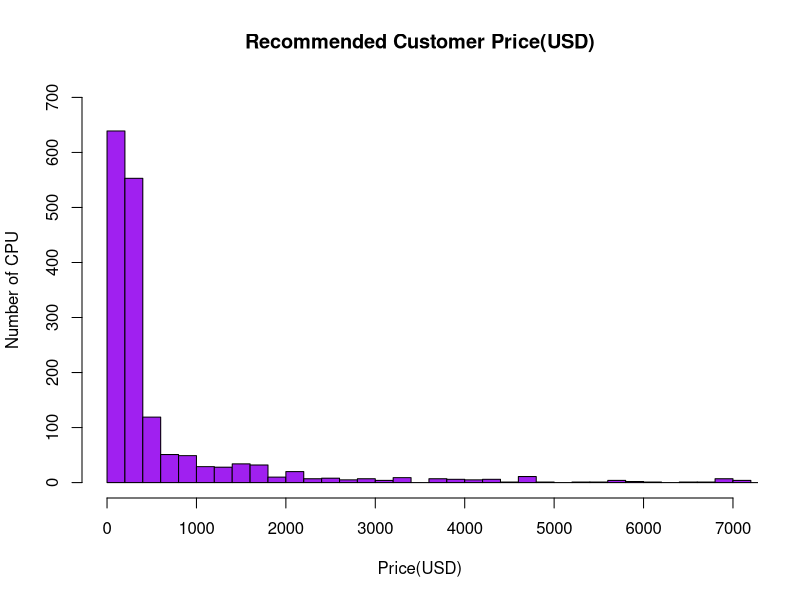
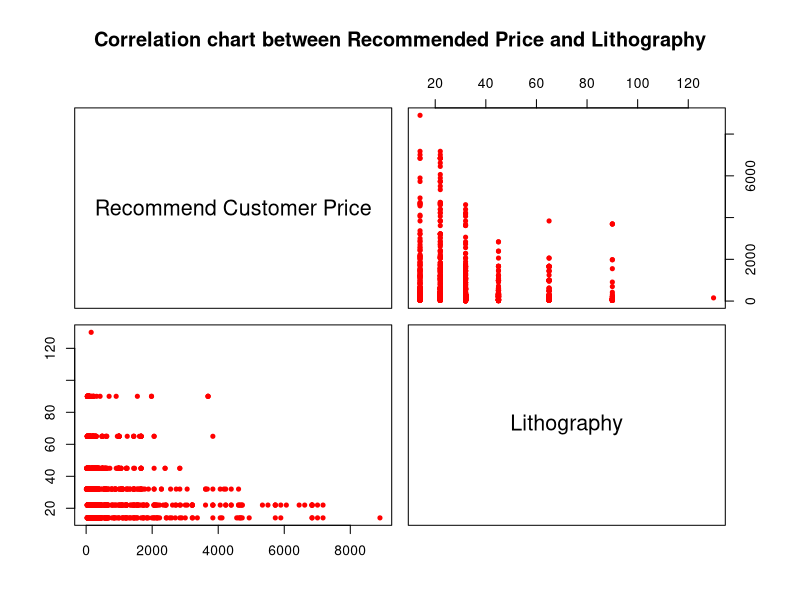
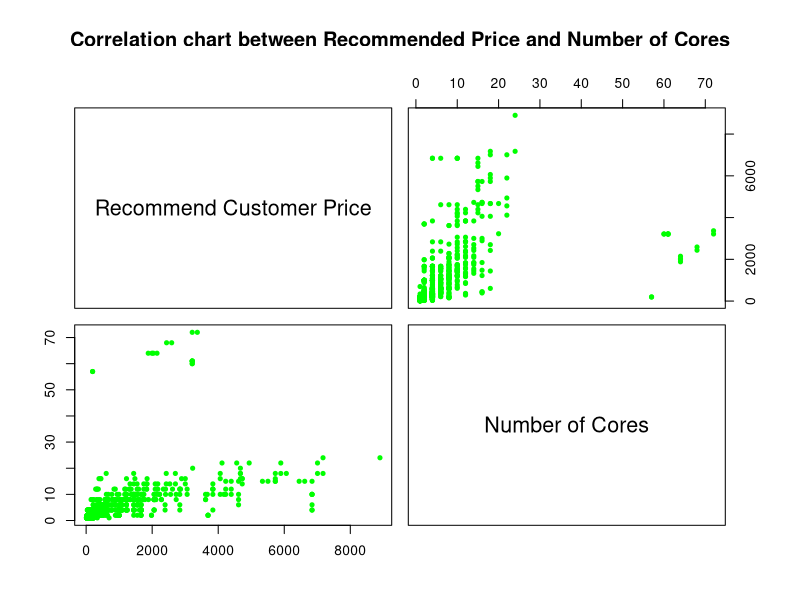
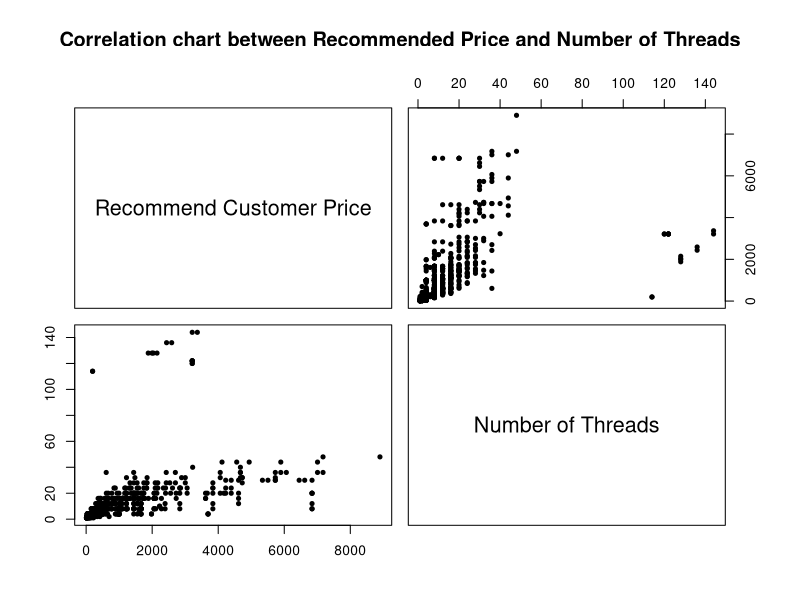
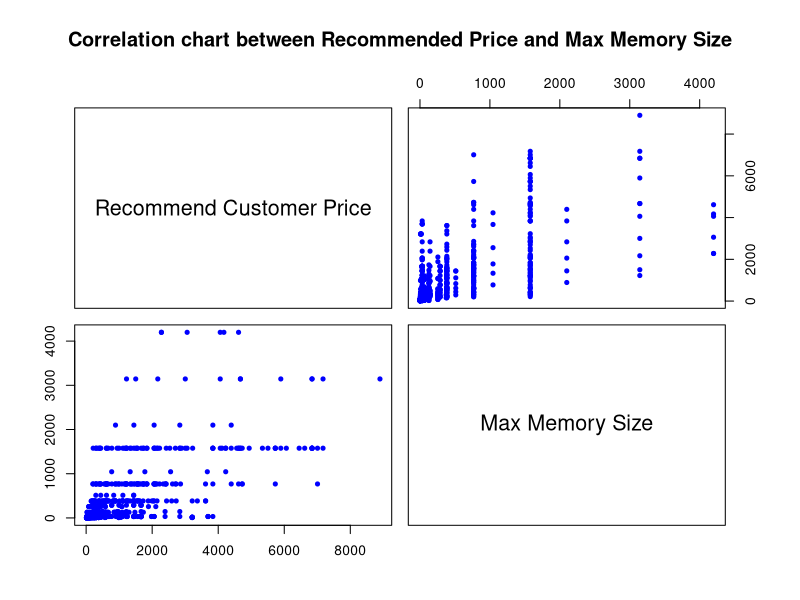
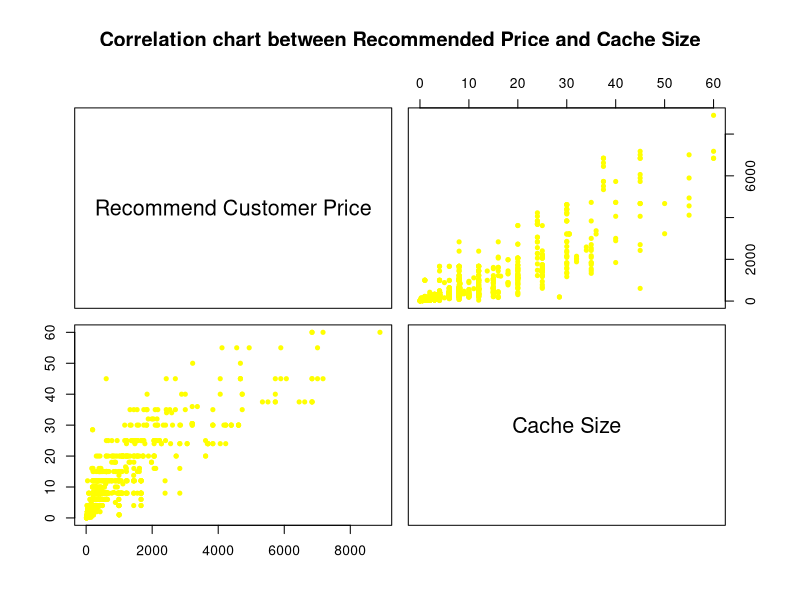
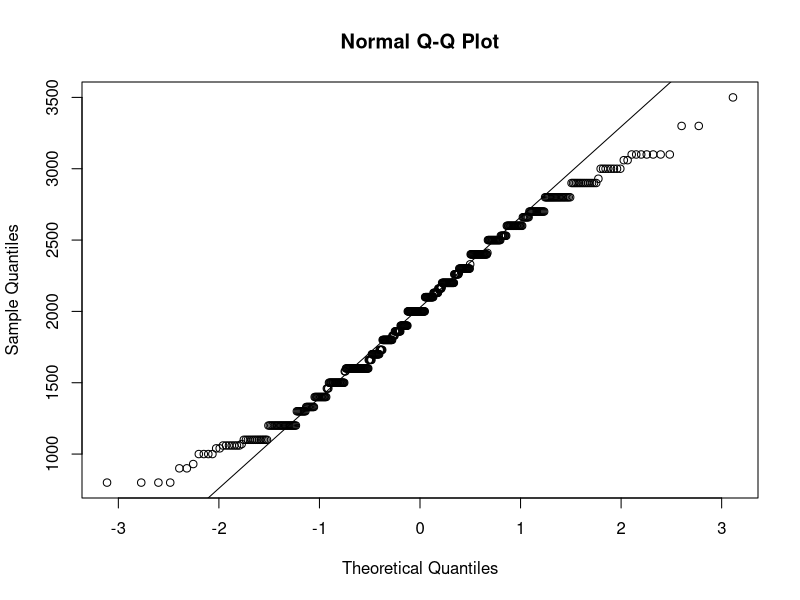
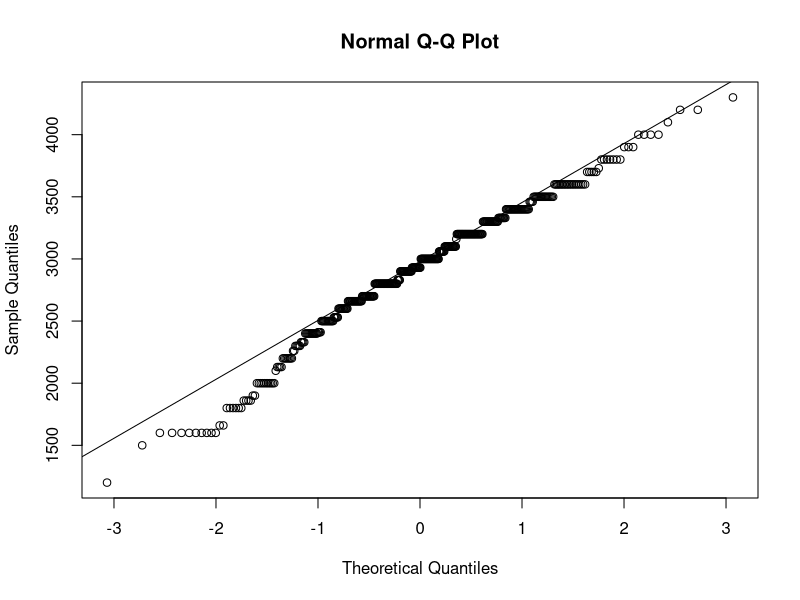

R code for these plots, in order:
# Import needed library
library(datasets)
library(graphics)
library(dplyr)
library(tidyr)
library(zoo)

# Necessary helper function
#-------------------------------
# Function convert TB to GB (1 TB = 1024 GB)
convertToGB <- function(number) {
  if(grepl('G', number)) {
    return(as.double(gsub(" GB","",number)))
  }
  return(as.double(gsub(" TB","",number)) * 1024)
}
# Function convert GHz to MHz (1 GHz = 1000 MHz)
convertToMHz <- function(number) {
  if(grepl('M', number)) {
    return(as.double(gsub(" MHz","",number)))
  }
  return(as.double(gsub(" GHz","",number)) * 1000)
}
# Function convert KB to MB (1 KB = 1/1024 MB)
convertToMB <- function(number) {
  if(grepl('M', number)) {
    return(as.double(gsub(" M","",number)))
  }
  return(as.double(gsub(" K","",number)) / 1024)
}
# Function to convert range of price to the average
average_price <- function(price) {
  if(grepl('-', price)) {
    number <- strsplit(price, "-")[[1]]
    return((as.double(number[1]) + as.double(number[2])) / 2)
  }
  return (price)
}
#-------------------------------

# Data from file Intel_CPUs.csv
#-------------------------------
# Read the data from file Intel_CPUs.csv, change the blank data and N/A to NA 
IntelCPU = read.csv("Intel_CPUs.csv", na.strings = c("", "N/A"))
# Choose the data columns which will be used
dataCPU = IntelCPU[,c("Product_Collection", "Vertical_Segment", "Processor_Number", "Status", "Launch_Date", "Lithography",
                      "nb_of_Cores", "nb_of_Threads", "Processor_Base_Frequency", "Cache", "TDP", "Max_Memory_Size",
                      "Max_Memory_Bandwidth", "Graphics_Base_Frequency", "Graphics_Max_Dynamic_Frequency", "Instruction_Set", "Recommended_Customer_Price")]
# Print summary of CPU data
print(summary(dataCPU))
# For each field, count number of NA data
print(apply(is.na(dataCPU), 2, sum))

# For each field, count rate of NA data
print(apply(is.na(dataCPU), 2, mean))

# There are so many missing data, so we will remove all data which have "NA" that we cannot predicted and data that have less than 10% miss
dataCPU <- dataCPU[complete.cases(dataCPU$TDP),]
dataCPU <- dataCPU[complete.cases(dataCPU$Processor_Base_Frequency),]
dataCPU <- dataCPU[complete.cases(dataCPU$Launch_Date),]
dataCPU <- dataCPU[complete.cases(dataCPU$Lithography),]
dataCPU <- dataCPU[complete.cases(dataCPU$Cache),]
dataCPU <- dataCPU[complete.cases(dataCPU$Processor_Number),]
dataCPU <- dataCPU[complete.cases(dataCPU$Instruction_Set),]

dataCPU$Lithography <- gsub("nm", "", dataCPU$Lithography)
dataCPU$Lithography <- as.integer(dataCPU$Lithography)
colnames(dataCPU)[6] = "Lithography(nm)"

# Convert "Launch_Date" to year
dataCPU$Launch_Date <- substr(dataCPU$Launch_Date, nchar(dataCPU$Launch_Date) - 1, nchar(dataCPU$Launch_Date))
dataCPU$Launch_Date <- as.integer(dataCPU$Launch_Date)
dataCPU$Launch_Date = 2000 + dataCPU$Launch_Date

# Change the frequency from GHz to MHz
dataCPU$Processor_Base_Frequency <- sapply(dataCPU$Processor_Base_Frequency, convertToMHz)
colnames(dataCPU)[9] = "Processor_Base_Frequency(MHz)"

# Split "Cache" to 2 column "Cache_Size" and "Type_Of_Cache"
dataCPU <- separate(dataCPU, Cache, into = c("Cache_Size(MB)","Type_Of_Cache"), sep="B")
dataCPU$`Cache_Size(MB)` <- sapply(dataCPU$`Cache_Size(MB)`, convertToMB)
dataCPU$Type_Of_Cache <- ifelse(dataCPU$Type_Of_Cache == "", "Original", sub(" ","",dataCPU$Type_Of_Cache))

dataCPU$TDP <- gsub("W", "", dataCPU$TDP)
dataCPU$TDP <- as.double(dataCPU$TDP)
colnames(dataCPU)[12] = "TDP(Watts)"

# Change the memory size from TB to GB
dataCPU$Max_Memory_Size <- sapply(dataCPU$Max_Memory_Size, convertToGB)
colnames(dataCPU)[13] = "Max_Memory_Size(GB)"

# Convert data of "Max_Memory_Bandwidth" from string to number
dataCPU$Max_Memory_Bandwidth <- gsub("GB/s", "", dataCPU$Max_Memory_Bandwidth)
dataCPU$Max_Memory_Bandwidth <- as.double(dataCPU$Max_Memory_Bandwidth)
colnames(dataCPU)[14] = "Max_Memory_Bandwidth(GB/s)"

# Change unit of "Graphics_Base_Frequency" to MHz, convert from string to number
dataCPU$Graphics_Base_Frequency <- sapply(dataCPU$Graphics_Base_Frequency, convertToMHz)
colnames(dataCPU)[15] = "Graphics_Base_Frequency(MHz)"

# Change unit of "Graphics_Max_Dynamic_Frequency" to MHz, convert from string to number
dataCPU$Graphics_Max_Dynamic_Frequency <- sapply(dataCPU$Graphics_Max_Dynamic_Frequency, convertToMHz)
colnames(dataCPU)[16] = "Graphics_Max_Dynamic_Frequency(MHz)"

dataCPU$Instruction_Set <- ifelse(dataCPU$Instruction_Set == "32-bit", "32-bit", "64-bit")

dataCPU$Recommended_Customer_Price <- gsub("\\$", "", dataCPU$Recommended_Customer_Price) 
dataCPU$Recommended_Customer_Price <- gsub(",", "", dataCPU$Recommended_Customer_Price)
dataCPU$Recommended_Customer_Price <- sapply(dataCPU$Recommended_Customer_Price, average_price) 
dataCPU$Recommended_Customer_Price <- as.double(dataCPU$Recommended_Customer_Price)
colnames(dataCPU)[18] = "Recommended_Customer_Price(USD)"

# Fill NA in "nb_of_Threads" with 2 times "nb_of_Cores" because usually, 1 core has 2 threads
dataCPU$nb_of_Threads <- ifelse(is.na(dataCPU$nb_of_Threads), dataCPU$nb_of_Cores * 2, dataCPU$nb_of_Threads)

# Fill NA in "Max_Memory_Size(GB)" with median
dataCPU$`Max_Memory_Size(GB)`[is.na(dataCPU$`Max_Memory_Size(GB)`)] <- median(dataCPU$`Max_Memory_Size(GB)`, na.rm = TRUE)

# Fill NA in "Max_Memory_Bandwidth(GB/s)" with median
dataCPU$`Max_Memory_Bandwidth(GB/s)`[is.na(dataCPU$`Max_Memory_Bandwidth(GB/s)`)] <- median(dataCPU$`Max_Memory_Bandwidth(GB/s)`, na.rm = TRUE)

# Fill NA in "Graphics_Base_Frequency(MHz)" with median
dataCPU$`Graphics_Base_Frequency(MHz)`[is.na(dataCPU$`Graphics_Base_Frequency(MHz)`)] <- median(dataCPU$`Graphics_Base_Frequency(MHz)`, na.rm = TRUE)

# Fill NA in "Graphics_Max_Dynamic_Frequency(MHz)" with median
dataCPU$`Graphics_Max_Dynamic_Frequency(MHz)`[is.na(dataCPU$`Graphics_Max_Dynamic_Frequency(MHz)`)] <- median(dataCPU$`Graphics_Max_Dynamic_Frequency(MHz)`, na.rm = TRUE)

# Fill NA in "Recommended_Customer_Price(USD)" according to the Product_Collection, then Vertical_Segment
dataCPU <- dataCPU %>% group_by(Product_Collection) %>% fill(`Recommended_Customer_Price(USD)`, .direction = "updown")
dataCPU <- dataCPU %>% group_by(Vertical_Segment) %>% fill(`Recommended_Customer_Price(USD)`, .direction = "updown")

# Check to make sure that there is no other NA data
print(apply(is.na(dataCPU), 2, sum))

# Create "dataNumeric" from dataCPU which only have numeric data
dataNumeric <- subset(dataCPU, select = -c(Product_Collection, Vertical_Segment, Processor_Number, Status, Type_Of_Cache, Instruction_Set))

average <- apply(dataNumeric, 2, mean)
variance <- apply(dataNumeric, 2, var)
std_deviation <- apply(dataNumeric, 2, sd)
min_value <- apply(dataNumeric, 2, min)
q1 <- apply(dataNumeric, 2, quantile, probs = 0.25)
med <- apply(dataNumeric, 2, median)
q3 <- apply(dataNumeric, 2, quantile, probs = 0.75)
max_value <- apply(dataNumeric, 2, max)

data.frame(average, variance, std_deviation, min_value, q1, med, q3, max_value)

print(length(dataCPU$Product_Collection))
table(dataCPU$Product_Collection)

table(dataCPU$Vertical_Segment)

print(length(dataCPU$Processor_Number))
print(length(unique(dataCPU$Processor_Number)))

table(dataCPU$Status)

table(dataCPU$Type_Of_Cache)

table(dataCPU$Instruction_Set)

hist(dataCPU$`Recommended_Customer_Price(USD)`, main = "Recommended Customer Price(USD)", xlab = "Price(USD)", ylab = "Number of CPU", 
     col = "purple", border = "black", xlim = c(0, 7000), ylim = c(0, 700), breaks = 50)

pairs(dataCPU$`Recommended_Customer_Price(USD)` ~ dataCPU$`Lithography(nm)`, col = "red", pch = 20, labels = c("Recommend Customer Price", "Lithography"), 
      main = "Correlation chart between Recommended Price and Lithography")

pairs(dataCPU$`Recommended_Customer_Price(USD)` ~ dataCPU$nb_of_Cores, col = "green", pch = 20, labels = c("Recommend Customer Price", "Number of Cores"), 
      main = "Correlation chart between Recommended Price and Number of Cores")

pairs(dataCPU$`Recommended_Customer_Price(USD)` ~ dataCPU$nb_of_Threads, col = "black", pch = 20, labels = c("Recommend Customer Price", "Number of Threads"), 
      main = "Correlation chart between Recommended Price and Number of Threads")

pairs(dataCPU$`Recommended_Customer_Price(USD)` ~ dataCPU$`Max_Memory_Size(GB)`, col = "blue", pch = 20, labels = c("Recommend Customer Price", "Max Memory Size"), 
      main = "Correlation chart between Recommended Price and Max Memory Size")

pairs(dataCPU$`Recommended_Customer_Price(USD)` ~ dataCPU$`Cache_Size(MB)`, col = "yellow", pch = 20, labels = c("Recommend Customer Price", "Cache Size"), 
      main = "Correlation chart between Recommended Price and Cache Size")

# ---------------- ANOVA ----------------
if (!require(nortest)) install.packages("nortest")
library(nortest)

if (!require(car)) install.packages("car")
library(car)

# Test 1: Normality of residuals for Mobile CPUs
mobileCPU <- subset(dataCPU, dataCPU$Vertical_Segment == "Mobile")
qqnorm(mobileCPU$`Processor_Base_Frequency(MHz)`)
qqline(mobileCPU$`Processor_Base_Frequency(MHz)`)
print(shapiro.test(mobileCPU$`Processor_Base_Frequency(MHz)`))

# Test 1: Normality of residuals for Desktop CPUs
desktopCPU <- subset(dataCPU, dataCPU$Vertical_Segment == "Desktop")
qqnorm(desktopCPU$`Processor_Base_Frequency(MHz)`)
qqline(desktopCPU$`Processor_Base_Frequency(MHz)`)
print(shapiro.test(desktopCPU$`Processor_Base_Frequency(MHz)`))

# Test 1: Normality of residuals for Server CPUs
serverCPU <- subset(dataCPU, dataCPU$Vertical_Segment == "Server")
qqnorm(serverCPU$`Processor_Base_Frequency(MHz)`)
qqline(serverCPU$`Processor_Base_Frequency(MHz)`)
print(shapiro.test(serverCPU$`Processor_Base_Frequency(MHz)`))

# Test 1: Normality of residuals for Embedded CPUs
embeddedCPU <- subset(dataCPU, dataCPU$Vertical_Segment == "Embedded")
qqnorm(embeddedCPU$`Processor_Base_Frequency(MHz)`)
qqline(embeddedCPU$`Processor_Base_Frequency(MHz)`)
print(shapiro.test(embeddedCPU$`Processor_Base_Frequency(MHz)`))

# Test 2: Homogeneity of variances
levent_test <- leveneTest(dataCPU$`Processor_Base_Frequency(MHz)` ~ as.factor(dataCPU$Vertical_Segment))
print(levent_test)

anova_model <- aov(`Processor_Base_Frequency(MHz)` ~ Vertical_Segment, data = dataCPU)
summary(anova_model)

TukeyHSD(anova_model)
plot(TukeyHSD(anova_model))
# larger mean means that the Frequen on the specific segment is higher.

# ---------------- END OF ANOVA ----------------

# # # Get names of columns with less than 4 unique elements
# # filtered_column_names <- names(dataCPU)[sapply(dataCPU, function(x) length(unique(x)) <= 6)]


# # Print the column names


# # print(filtered_column_names)
# # for (col_name in filtered_column_names) {
# #   # Compute ANOVA
# #   anova_model <- aov(as.formula(paste("`Max_Memory_Bandwidth(GB/s)` ~", col_name)), data = dataCPU)
  
# #   # Print the summary of the model
# #   print(summary(anova_model))
# # }
# # anova_model <- aov(`Processor_Base_Frequency(MHz)` ~ Vertical_Segment, data = dataCPU)
# # # Assumption 1: Normality of residuals
# # av_residual <- rstandard(aov(`Processor_Base_Frequency(MHz)` ~ nb_of_Cores*Vertical_Segment, data = dataCPU))
# # ad.test(av_residual)

# # # Assumption 2
# # levene_test <- leveneTest(`Processor_Base_Frequency(MHz)` ~ Vertical_Segment * as.factor(nb_of_Cores), data = dataCPU)
# # print(levene_test)

# # # Compute ANOVA
# # model_2 <- aov(`Processor_Base_Frequency(MHz)` ~ nb_of_Cores * Vertical_Segment, data = dataCPU)
# # summary(model_2)





# # Install and load the necessary packages
# if (!require(glmnet)) install.packages("glmnet")
# library(glmnet)
# # Multiple Linear Regression
# modelR2 <- lm(`Processor_Base_Frequency(MHz)` ~ nb_of_Cores + nb_of_Threads + `Cache_Size(MB)` + `Max_Memory_Size(GB)`, data = dataCPU)
# summary(modelR2)

# # Check for multicollinearity
# vif_values2 <- car::vif(modelR2)
# formatted_output2 <- paste(names(vif_values2), ": ", vif_values2, sep = "")
# formatted_output2

# # Confidence intervals for regression coefficients
# confint(modelR2)

# # Diagnostic plots
# plot(modelR2)

# # Ridge Regression
# # Find optimal lambda
# xv <- dataCPU[, c("Lithography(nm)", "nb_of_Threads", "nb_of_Cores", "Launch_Date", "Max_Memory_Size(GB)", "Max_Memory_Bandwidth(GB/s)", "Cache_Size(MB)", "Lithography(nm)", "TDP(Watts)", "Instruction_Set")]
# yv <- dataCPU$`Processor_Base_Frequency(MHz)`
# cv_model <- cv.glmnet(x = as.matrix(xv), y = yv, alpha = 0)
# best_lambda <- cv_model$lambda.min
# best_lambda

# # Plot MSE vs lambdaw
# # plot(cv_model)

# qqnorm(mobileCPU$`Processor_Base_Frequency(MHz)`)
# qqline(mobileCPU$`Processor_Base_Frequency(MHz)`)
